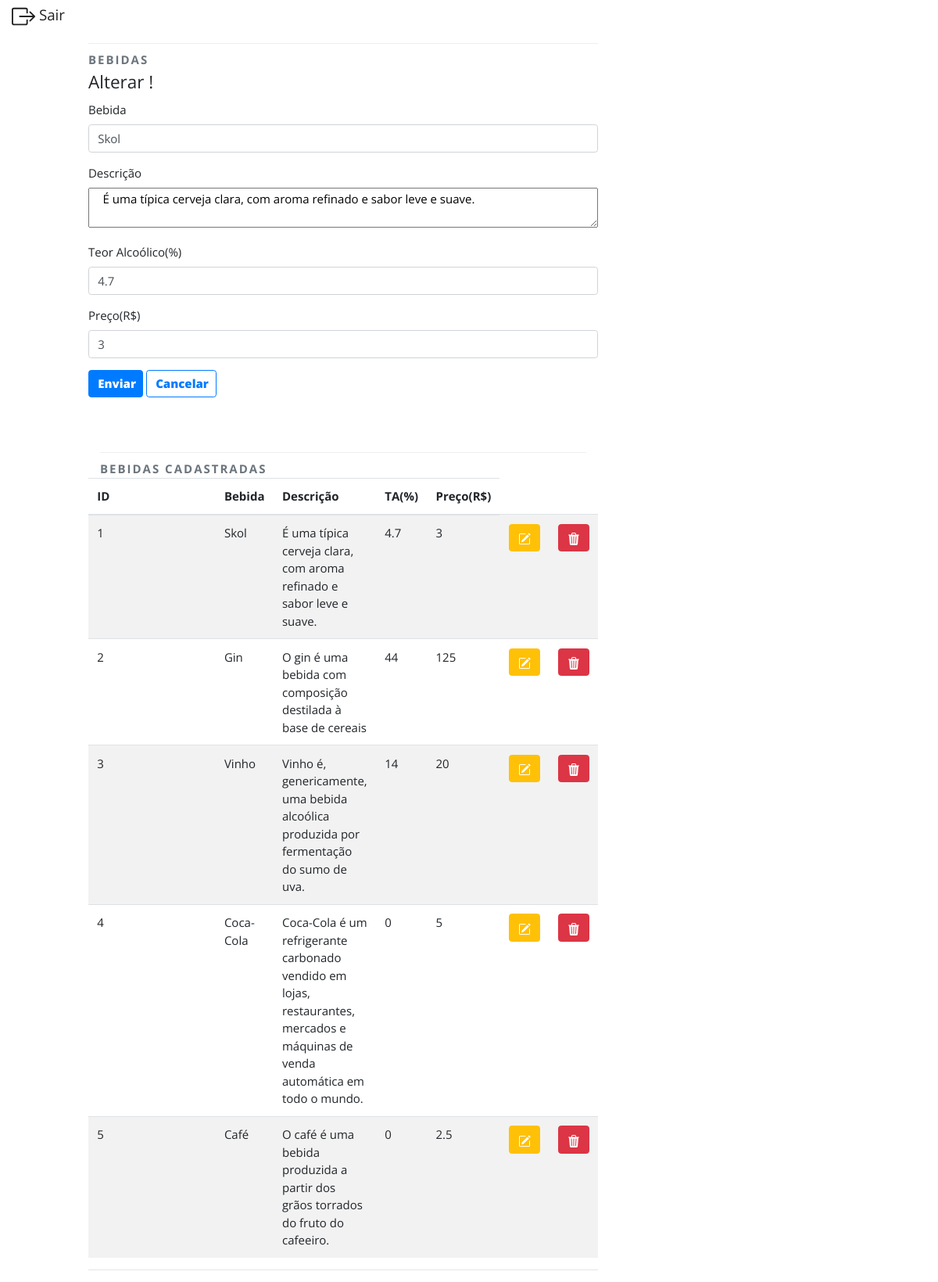
The app's page /adm.php?codigo=1 (signed in) with its own data.
### tables this page shows
CREATE TABLE `bebida` (
  `codigo` int(11) NOT NULL,
  `nome` varchar(50) NOT NULL,
  `descricao` varchar(150) NOT NULL,
  `ta` float NOT NULL,
  `preco` float NOT NULL
);

### controllers/BebidaControler.php (called while the page is built, shortened)
<?php
include_once("models/Bebida.class.php");
class BebidaControler{
    private $bebida;
    function __construct(){
        $this->bebida = new Bebida();
    }
    public function imprimeBebidas(){
        $this->bebida->imprimeBebidas();
    }
    function getLegenda(){
        return $this->bebida->getLegenda();
    }
    function getNome(){
        return $this->bebida->getNome();
    }
    function getAction(){
        return $this->bebida->getAction();
    }
    function getDescricao(){
        return $this->bebida->getDescricao();
    }
    function getTa(){
        return $this->bebida->getTa();
    }
    function getPreco(){
        return $this->bebida->getPreco();
    }
}
?>

### models/Bebida.class.php (the view, shortened to what this page needs)
<?php include_once("Conexao.php");
class Bebida{
    private $legenda = "";
    private $nome = "";
    private $descricao = "";
    private $ta= "";
    private $preco = "";
    function __construct(){
        if ( !isset($_SESSION['login']) and !isset($_SESSION['senha']) ) {
        session_destroy();
        unset ($_SESSION['login']);
        unset ($_SESSION['senha']);
        header('location:index.php');
        } else {
            $this->retornaBebidas();
        }
    }
    private function retornaBebidas(){
        if(!isset($_REQUEST['codigo'])){
            $this->action = "auxiliar.php?incluir=1";
            $this->legenda = "Incluir Bebida";
            $this->nome = "";
            $this->descricao     = "";
            $this->teor  = "";
            $this->preco     = "";
        } else {
            $this->action = "auxiliar.php?codigoAlt=".$_REQUEST['codigo'];
            $this->legenda = "Alterar";
            $query = "SELECT * FROM bebida WHERE codigo = ".$_REQUEST['codigo'];
            $con = (new Conexao())->get_conexao();
            $result = $con->query($query);
            $linha = $result->fetch(PDO::FETCH_OBJ);
            $this->nome = $linha->nome;
            $this->descricao     = $linha->descricao;
            $this->ta  = $linha->ta;
            $this->preco     = $linha->preco;
        }
    }
    public function imprimeBebidas(){
        $con = (new Conexao())->get_conexao();
        $resultado = $con->prepare("SELECT * FROM bebida");
        $resultado->execute();
        while($linha = $resultado->fetch(PDO::FETCH_OBJ)){
            echo '<tr>
            <td scope="row">'.$linha->codigo.'</td>
            <td scope="row">'.$linha->nome.'</td>
            <td scope="row">'.$linha->descricao.'</td>
            <td scope="row">'.$linha->ta.'</td>
            <td scope="row">'.$linha->preco.'</td>
            <td><a class="btn btn-warning" href="adm.php?codigo='.$linha->codigo.'" role="button"><svg xmlns="http://www.w3.org/2000/svg" width="16" height="16" fill="white" class="bi bi-pencil-square" viewBox="0 0 16 16">
            <path d="M15.502 1.94a.5.5 0 0 1 0 .706L14.459 3.69l-2-2L13.502.646a.5.5 0 0 1 .707 0l1.293 1.293zm-1.75 2.456-2-2L4.939 9.21a.5.5 0 0 0-.121.196l-.805 2.414a.25.25 0 0 0 .316.316l2.414-.805a.5.5 0 0 0 .196-.12l6.813-6.814z"/>
            <path fill-rule="evenodd" d="M1 13.5A1.5 1.5 0 0 0 2.5 15h11a1.5 1.5 0 0 0 1.5-1.5v-6a.5.5 0 0 0-1 0v6a.5.5 0 0 1-.5.5h-11a.5.5 0 0 1-.5-.5v-11a.5.5 0 0 1 .5-.5H9a.5.5 0 0 0 0-1H2.5A1.5 1.5 0 0 0 1 2.5v11z"/>
          </svg></a></td>
            <td><a class="btn btn-danger" href="auxiliar.php?codigo='.$linha->codigo.'" role="button"><svg xmlns="http://www.w3.org/2000/svg" width="16" height="16" fill="currentColor" class="bi bi-trash3-fill" viewBox="0 0 16 16">
            <path d="M11 1.5v1h3.5a.5.5 0 0 1 0 1h-.538l-.853 10.66A2 2 0 0 1 11.115 16h-6.23a2 2 0 0 1-1.994-1.84L2.038 3.5H1.5a.5.5 0 0 1 0-1H5v-1A1.5 1.5 0 0 1 6.5 0h3A1.5 1.5 0 0 1 11 1.5Zm-5 0v1h4v-1a.5.5 0 0 0-.5-.5h-3a.5.5 0 0 0-.5.5ZM4.5 5.029l.5 8.5a.5.5 0 1 0 .998-.06l-.5-8.5a.5.5 0 1 0-.998.06Zm6.53-.528a.5.5 0 0 0-.528.47l-.5 8.5a.5.5 0 0 0 .998.058l.5-8.5a.5.5 0 0 0-.47-.528ZM8 4.5a.5.5 0 0 0-.5.5v8.5a.5.5 0 0 0 1 0V5a.5.5 0 0 0-.5-.5Z"/>
          </svg></a></td>
            </tr>';
        }
    }
    public function getLegenda(){
        return $this->legenda;
    }
    public function getNome(){
        return $this->nome;
    }
    public function getAction(){
        return $this->action;
    }
    public function getDescricao(){
        return $this->descricao;
    }
    public function getTa(){
        return $this->ta;
    }
    public function getPreco(){
        return $this->preco;
    }
}
?>

### adm.php (shortened to what this page needs)
<?php
include_once("controllers/BebidaControler.php");
$bebida = new BebidaControler();
?>
<!DOCTYPE html>
<html lang="en">
<head>
  <link href="css/bootstrap.min.css" rel="stylesheet">
  <link href="css/styles.css" rel="stylesheet">
</head>
<body>
<div class="container-fluid">
<div class="row">
  <div class="column-sm-4">
   <?php include "sidebar.php"; ?>
  </div>
  <div class="column col-sm-7">
     <div class="page-header text-muted">Bebidas </div>
      <form class="form-horizontal" action="<?php echo $bebida->getAction(); ?>" method="post">
        <fieldset>
          <legend><?php echo $bebida->getLegenda();?> !</legend>
          <div class="form-group">
            <label for="nome">Bebida</label>
            <input type="text" class="form-control" id="nome" name="nome" required value="<?php echo $bebida->getNome(); ?>" >
          </div>
          <div class="form-group">
            <label for="descricao">Descrição</label>
            <textarea id="descricao"  required name="descricao"><?php echo $bebida->getDescricao(); ?></textarea>
          </div>
          <div class="form-group">
            <label for="ta">Teor Alcoólico(%)</label>
            <input type="text" class="form-control" id="ta" name="ta" value="<?php echo $bebida->getTa(); ?>"  class="input-xxlarge">
          </div>
          <div class="form-group">
            <label for="preco">Preço(R$)</label>
            <input type="text"  required class="form-control" id="preco" name="preco" value="<?php echo $bebida->getPreco(); ?>"  class="input-xxlarge">
          </div>
          <div class="form-group">
            <input name="enviar" id="enviar" type="submit" value="Enviar"  class="btn btn-primary " style="width: 70px; font-weight:800" />
            <a class="btn btn-outline-primary " style="width: 90px; font-weight:800" href="adm.php">Cancelar</a>
          </div>
        </fieldset>
      </form>
  <div class="container-fluid">
    <div class="page-header text-muted divider">
      Bebidas Cadastradas
    </div>
  </div>
  <table class="table table-striped">
  <thead>
    <tr>
      <th scope="col" class="col-sm-3">ID</th>
      <th scope="col">Bebida</th>
      <th scope="col">Descrição</th>
      <th scope="col">TA(%)</th>
      <th scope="col">Preço(R$)</th>
    </tr>
    </thead>
    <tbody>
      <?php
        $bebida->imprimeBebidas();
      ?>
    </tbody>
  </table>
  <hr />
  </div>
  </div>
 </div>
  </body>
</html>

### css/styles.css (style rules this page uses)
html, body { height: 100%; font-family: "Open Sans", arial, sans-serif; font-size: 15px; }
a { color: #222222; }
.wrapper, .row { height: 100%; margin-left: 0; margin-right: 0; }
.wrapper:before, .wrapper:after, .column:before, .column:after { content: ""; display: table; }
.wrapper:after, .column:after { clear: both; }
.column { height: 100%; overflow: auto; *zoom: 1; }
.divider { margin-top: 32px; }
.page-header { margin-top: 55px; padding-top: 9px; border-top: 1px solid #eeeeee; font-weight: 700; text-transform: uppercase; letter-spacing: 2px; }
input, textarea { width: 100%; }

### records on screen
bebida: nome "Skol", descricao "É uma típica cerveja clara, com aroma refinado e sabor leve e suave.", ta "4.7", preco "3", codigo "1"
bebida: codigo "2", nome "Gin", descricao "O gin é uma bebida com composição destilada à base de cereais", ta "44", preco "125"
bebida: codigo "3", nome "Vinho", descricao "Vinho é, genericamente, uma bebida alcoólica produzida por fermentação do sumo de uva.", ta "14", preco "20"
bebida: codigo "4", nome "Coca-Cola", descricao "Coca-Cola é um refrigerante carbonado vendido em lojas, restaurantes, mercados e máquinas de venda automática em todo o mundo.", ta "0", preco "5"
bebida: codigo "5", nome "Café", descricao "O café é uma bebida produzida a partir dos grãos torrados do fruto do cafeeiro.", ta "0", preco "2.5"

### other values on screen
$bebida->getLegenda() "Alterar"
